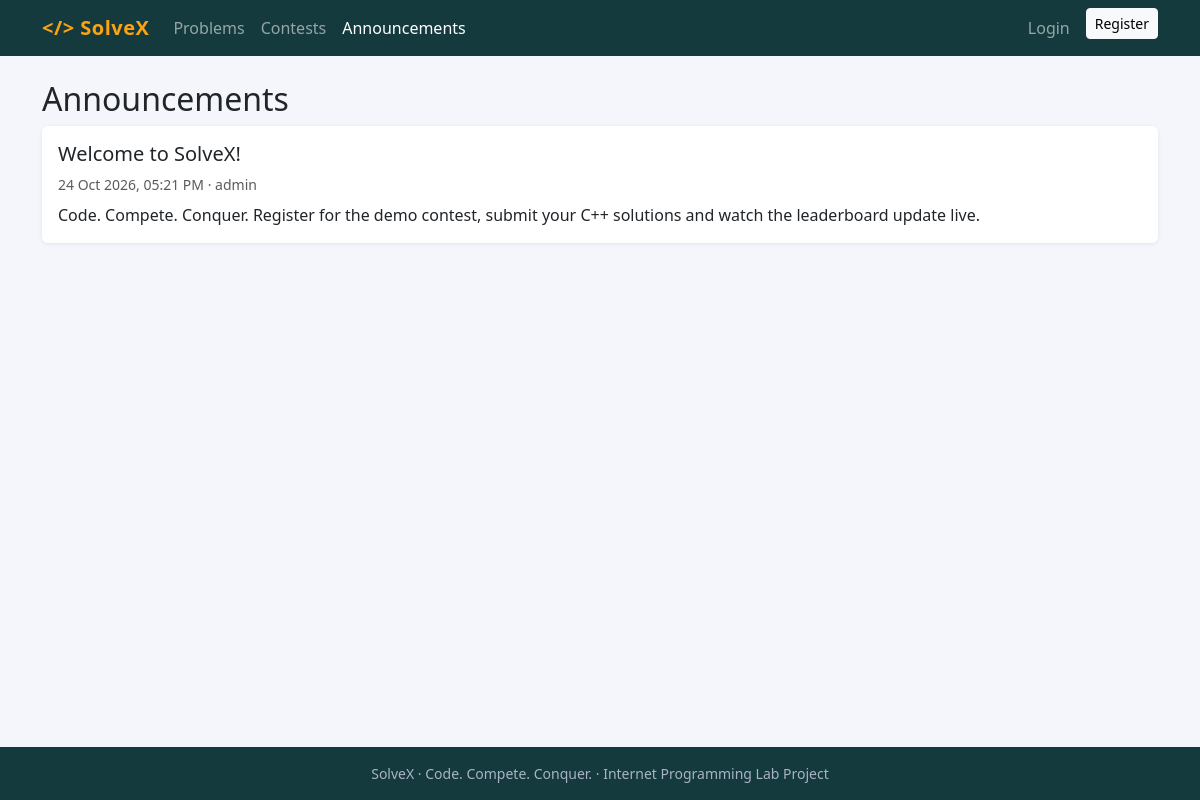
The app's page /announcements.php with its own data.
### tables this page shows
CREATE TABLE announcements (
  id         INT UNSIGNED AUTO_INCREMENT PRIMARY KEY,
  title      VARCHAR(150) NOT NULL,
  body       TEXT NOT NULL,
  created_by INT UNSIGNED NULL,
  created_at DATETIME NOT NULL DEFAULT CURRENT_TIMESTAMP,
  FOREIGN KEY (created_by) REFERENCES users(id) ON DELETE SET NULL
);

CREATE TABLE users (
  id            INT UNSIGNED AUTO_INCREMENT PRIMARY KEY,
  full_name     VARCHAR(100) NOT NULL,
  username      VARCHAR(30)  NOT NULL UNIQUE,
  email         VARCHAR(150) NOT NULL UNIQUE,
  university_id VARCHAR(30)  NOT NULL,
  department    VARCHAR(80)  NOT NULL,
  password_hash VARCHAR(255) NOT NULL,
  role          ENUM('student','admin') NOT NULL DEFAULT 'student',
  created_at    DATETIME NOT NULL DEFAULT CURRENT_TIMESTAMP,
  INDEX idx_university_id (university_id)
);

### includes/db.php (called while the page is built, shortened)
<?php
function db(): PDO {
    static $pdo = null;
    if ($pdo === null) {
        $pdo = new PDO('mysql:host=' . DB_HOST . ';dbname=' . DB_NAME . ';charset=utf8mb4', DB_USER, DB_PASS, [
            PDO::ATTR_ERRMODE            => PDO::ERRMODE_EXCEPTION,
            PDO::ATTR_DEFAULT_FETCH_MODE => PDO::FETCH_ASSOC,
            PDO::ATTR_EMULATE_PREPARES   => false,
        ]);
        $pdo->exec("SET time_zone = '" . DB_TZ . "'");
    }
    return $pdo;
}
function q(string $sql, array $params = []): PDOStatement {
    $st = db()->prepare($sql);
    $st->execute($params);
    return $st;
}

### includes/functions.php (called while the page is built, shortened)
<?php
require_once __DIR__ . '/db.php';
function e($v): string { return htmlspecialchars((string)$v, ENT_QUOTES | ENT_SUBSTITUTE, 'UTF-8'); }
function fmt_dt($s): string { return date('d M Y, h:i A', is_numeric($s) ? (int)$s : strtotime($s)); }

### announcements.php (the view, shortened to what this page needs)
<?php
require __DIR__ . '/includes/header.php';
$rows = q('SELECT a.*, u.username FROM announcements a LEFT JOIN users u ON u.id = a.created_by ORDER BY a.id DESC LIMIT 100')->fetchAll();
?>
<h2>Announcements</h2>
<?php foreach ($rows as $a): ?>
  <div class="card mb-3"><div class="card-body"><h5><?= e($a['title']) ?></h5>
    <div class="small text-muted mb-2"><?= fmt_dt($a['created_at']) ?><?= $a['username'] ? ' · ' . e($a['username']) : '' ?></div>
    <div><?= nl2br(e($a['body'])) ?></div></div></div>
<?php endforeach; if (!$rows): ?><p class="text-muted">No announcements yet.</p><?php endif; ?>
<?php require __DIR__ . '/includes/footer.php'; ?>

### assets/css/style.css (style rules this page uses)
:root { --sx-dark: #143a3d; --sx-accent: #fca311; }
body { background: #f4f6fb; min-height: 100vh; display: flex; flex-direction: column; }
.card { border: 0; box-shadow: 0 1px 4px rgba(20,33,61,.08); }

### records on screen
announcements: title "Welcome to SolveX!", created_at "24 Oct 2026, 05:21 PM", created_by.username "admin", body "Code. Compete. Conquer. Register for the demo contest, submit your C++ solutions and watch the leaderboard update live."

### other values on screen
APP_NAME "SolveX"
$label "Problems Contests Announcements Login"
